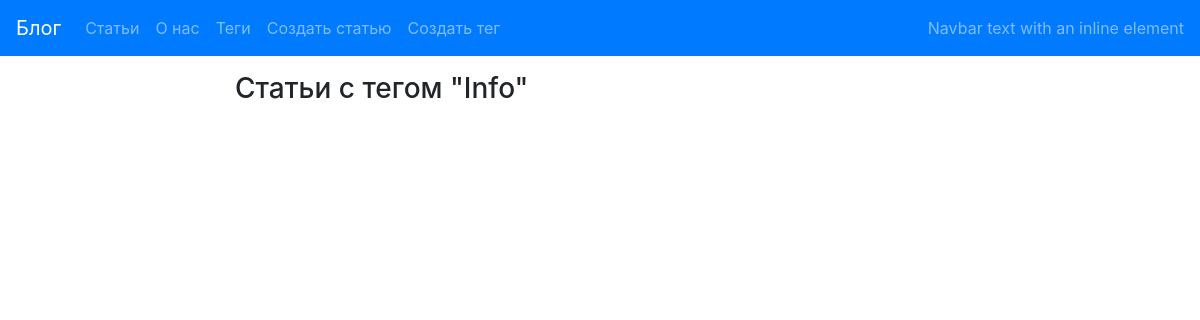
Before: /tag/info/ with the older database file.
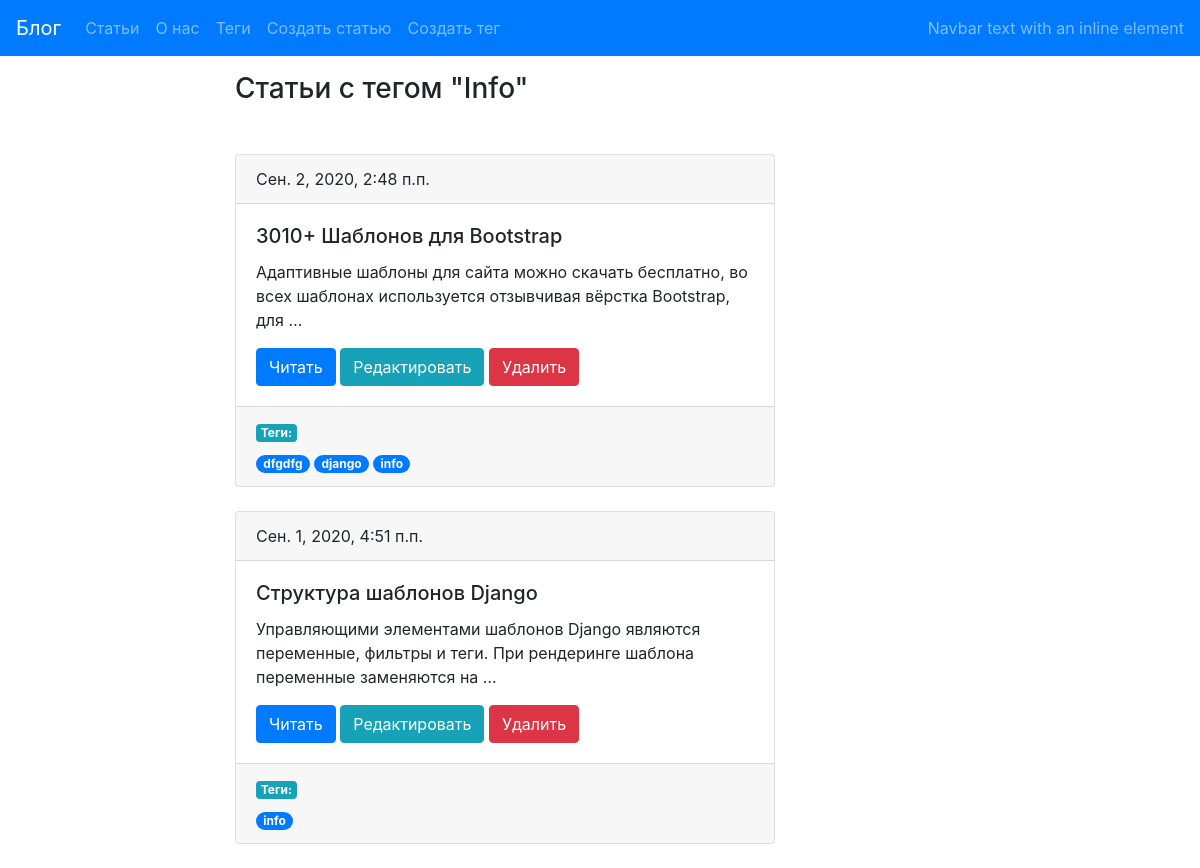
After: the same page with the newer database file.
### blog/models.py (models this page shows, shortened)
class Tag(models.Model):
    title=models.CharField(max_length=50,unique=True)
    slug = models.SlugField(max_length=50,unique=True,blank=True)
    def get_absolute_url(self):
        return reverse("tag_detail_url", kwargs={"slug": self.slug})

class Post(models.Model):
        title=models.CharField(max_length=150,db_index=True,verbose_name="Заголовок")
        slug=models.CharField(max_length=150,blank=True,unique=True)
        body=models.TextField(blank=True,db_index=True,verbose_name="Текст статьи")
        date_pub=models.DateTimeField(auto_now_add=True)
        tags=models.ManyToManyField('Tag',blank=True,related_name='posts', verbose_name="Теги")
        def get_absolute_url(self):
            return reverse("post_detail_url", kwargs={"slug": self.slug})
        class Meta:
          verbose_name="Статья"
          verbose_name_plural = "Статьи"

### blog/views.py (the view)
# urls.py: path('tag/<str:slug>/',TagDetail.as_view(), name='tag_detail_url'),
class TagDetail(ObjectDetailMixin,View):
    model = Tag
    template = 'blog/tags_detail.html'
    template_red = 'tags_list_url'

### blog/utils.py (called while the page is built)
    def get(self,request,slug):
        if self.model.__name__ == "Post":
            obj = get_object_or_404(self.model,slug__iexact=slug)
            comm = obj.comment_set.all()
            form = CommentForm( {"post":obj})
            return render(request, self.template,
                      context={self.model.__name__.lower(): obj,"comm":comm,"form": form})
        else:
            obj = get_object_or_404(self.model, slug__iexact=slug)
            return render(request, self.template,
                          context={self.model.__name__.lower(): obj})

### blog/templates/blog/tags_detail.html
{% extends "blog/base_blog.html" %}
    {% block content %}
        <h3 class="mb-5 mt-3">Статьи с тегом "{{tag.title|title}}"</h3>
            {% for post in tag.posts.all %}
                {%include 'blog/includes/postcard.html'%}
            {% endfor %}
    {% endblock content %}

### blog/templates/blog/includes/postcard.html
    <div class="card">
            <div class="card-header">
                {{ post.date_pub }}
            </div>
            <div class="card-body">
                <h5 class="card-title"> {{ post.title }}</h5>
                <p class="card-text"> {{ post.body|truncatewords:15 }}</p>
                <a href="{{post.get_absolute_url}}" class="btn btn-primary">Читать</a>
                <a href="{% url 'post_update_url' slug=post.slug %}" class="btn btn-info">Редактировать</a>
                <a href="{% url 'post_delete_url' slug=post.slug %}" class="btn btn-danger">Удалить</a>
            </div>
            <div class="card-footer text-muted">
                <h6 class="badge badge-info">Теги: </h6>
                <br>
                {% for tag in post.tags.all %}
                    <a href="{{tag.get_absolute_url}}" class="badge badge-pill badge-primary">{{tag.title}}</h5> </a>
                {% endfor %}
            </div>
    </div>
    <br>

Changed rows visible on the page:
now on this page (row unchanged): Post: date_pub "Сен. 2, 2020, 2:48 п.п.", title "3010+ Шаблонов для Bootstrap", body "Адаптивные шаблоны для сайта можно скачать бесплатно, во всех шаблонах используется отзывчивая вёрстка Bootstrap, для …", Tag (title "info")
now on this page (row unchanged): Tag: title "dfgdfg", shown under "Сен. 2, 2020, 2:48 п.п."
now on this page (row unchanged): Tag: title "django", shown under "Сен. 2, 2020, 2:48 п.п."
now on this page (row edited): Post: date_pub "Сен. 1, 2020, 4:51 п.п.", title "Структура шаблонов Django", body "Управляющими элементами шаблонов Django являются переменные, фильтры и теги. При рендеринге шаблона переменные заменяются на …", Tag (title "info")
